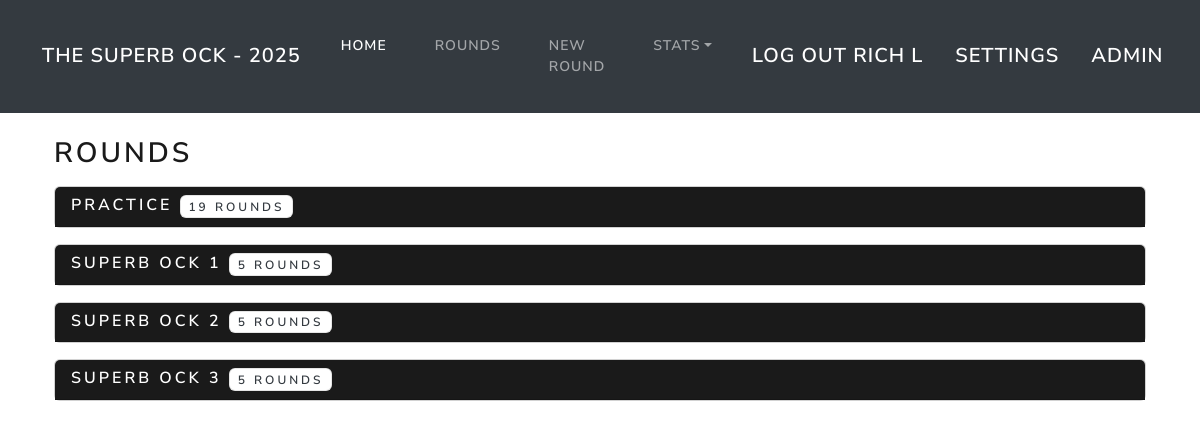
The page /rounds (signed in) on the database its author committed.
### superb_ock/models.py (models this page shows, shortened)
class GolfEvent(models.Model):
    name = models.CharField(max_length=40)

### superb_ock/views.py (the view)
# urls.py: path("rounds",views.RoundsOverview.as_view() , name="rounds_overview"),
class RoundsOverview(View):
    template_name = "superb_ock/rounds/overview.html"
    def convert_to_dict(self, d):
        if isinstance(d, defaultdict):
            return {k: self.convert_to_dict(v) for k, v in d.items()}
        return d
    def group_scores(self, data):
        grouped = defaultdict(
            lambda: defaultdict(
                lambda: defaultdict(
                    lambda: defaultdict(lambda: {"shots_taken": 0, "stableford": 0})
                )
            )
        )
        for entry in data:
            event = entry["golf_round__event__name"]
            course = f"{entry['hole__golf_course__name']} - {entry['hole__golf_course__tees']}{entry['golf_round_id']:05}"
            id = entry["golf_round_id"]
            player = entry["player__first_name"]
            grouped[event][course][id][player]["shots_taken"] += (
                entry["shots_taken"] if entry["shots_taken"] else 0
            )
            grouped[event][course][id][player]["stableford"] += (
                entry["stableford"] if entry["stableford"] else 0
            )
        return self.convert_to_dict(grouped)
    def get(self, request):
        scores = (
            Score.objects.all()
            .order_by("golf_round__event__name", "golf_round_id", "player__first_name")
            .values(
                "player__first_name",
                "shots_taken",
                "stableford",
                "golf_round__event__name",
                "hole__golf_course__name",
                "hole__golf_course__tees",
                "golf_round_id",
            )
        )
        grouped_data = self.group_scores(scores)
        return render(request, self.template_name, context={"rounds": grouped_data})

### superb_ock/templates/superb_ock/rounds/overview.html (shortened to what this page needs)
{% extends "superb_ock/base.html" %}
{% block content %}
<div class="container mt-4">
    <h2 class="text-primary mb-3">Rounds</h2>
    {% for event, event_details in rounds.items %}
    <div class="card mb-3">
        <div class="card-header bg-primary text-white " data-bs-toggle="collapse" data-bs-target="#collapse{{ forloop.counter }}" style="cursor:pointer;">
            <h5 class="mb-0">{{ event }}
                <small class="badge bg-light text-dark">{{ event_details|length }} rounds</small>
            </h5>
        </div>
    </div>
    {% endfor %}
</div>
{% endblock content %}

### superb_ock/templates/superb_ock/base.html (shortened to what this page needs)
<!DOCTYPE html>
<html lang="en">
<head>
    <link href="https://cdn.jsdelivr.net/npm/bootstrap@5.3.2/dist/css/bootstrap.min.css" rel="stylesheet"
>
    {% load static %}
    <link rel="stylesheet" href="{% static 'superb_ock/css/bootstrap.css' %}">
    <link rel="stylesheet" href="{% static 'superb_ock/css/styles.css' %}">
</head>
<body>
    <nav
    class="navbar navbar-expand-lg bg-dark" data-bs-theme="dark"
    >
        <div class="container">
            <a class="navbar-brand" href="{% url 'home' %}">The Superb Ock - 2025</a>
            <div class="collapse navbar-collapse" id="collapsibleNavId">
                <ul class="navbar-nav me-auto mt-2 mt-lg-0">
                    <li class="nav-item">
                        <a class="nav-link active" href="{% url 'home' %}" aria-current="page"
                            >Home
                            <span class="visually-hidden">(current)</span></a
                        >
                    </li>
                    <li class="nav-item">
                        <a class="nav-link" href="{% url 'rounds_overview' %}">Rounds</a>
                    </li>
                    {% if user.is_staff %}
                    <li class="nav-item">
                        <a class="nav-link" href="{% url 'new_round' %}">New Round</a>
                    </li>
                    {% endif %}
                    <li class="nav-item dropdown">
                        <a
                            class="nav-link dropdown-toggle"
                            href="#"
                            id="dropdownId"
                            data-bs-toggle="dropdown"
                            aria-haspopup="true"
                            aria-expanded="false"
                            >Stats</a
                        >
                    </li>
                </ul>
                {% if user.is_authenticated %}
                    <a class="navbar-brand" href="{% url 'logout' %}" class="nav-link active" title="Log Out">Log Out {{user.first_name}} {{user.last_name|first}}</a>
                    <a class="navbar-brand" href="#" class="nav-link active" title="Log Out">Settings</a>
                    {% if user.is_staff %}
                        <a class="navbar-brand" href="{% url 'admin:index' %}" class="nav-link active" title="Admin">Admin</a>
                    {% endif %}
                    {% else %}
                    <a class="navbar-brand" href="{% url 'login' %}" class="nav-link active" title="Login">Login</a>
                    <a class="navbar-brand" href="{% url 'sign_up_user' %}" class="nav-link active" title="sign up user">Sign Up</a>
                    {% endif %}
            </div>
        </div>
    </nav>
    <div class="container main">
        {% block content %}
        {% endblock content %}
    </div>
</body>
</html>

### rows shown on the page
GolfEvent: name "PRACTICE", event_details "19"
GolfEvent: name "SUPERB OCK 1", event_details "5"
GolfEvent: name "SUPERB OCK 2", event_details "5"
GolfEvent: name "SUPERB OCK 3", event_details "5"

### other values the page prints
{{ user.first_name }} "RICH"
{{ user.last_name|first }} "L"
